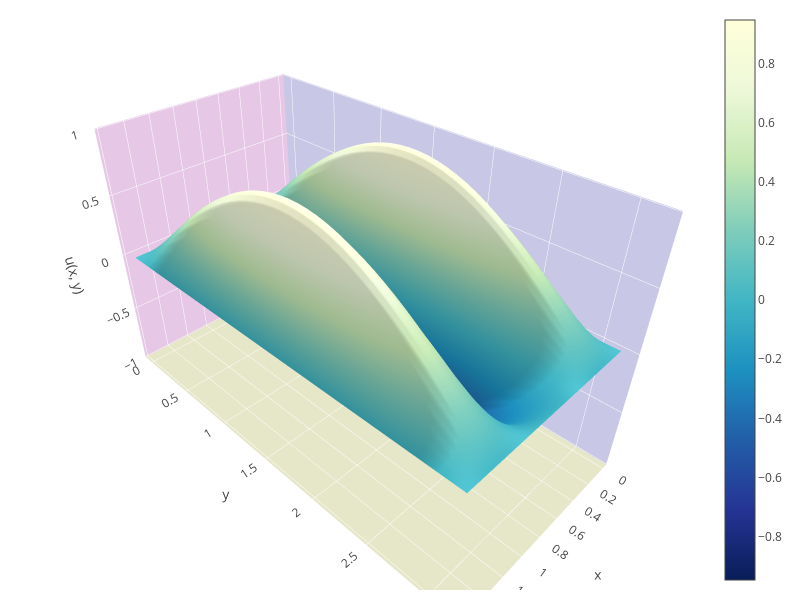

Write notebook code for a chart like this one.
### Markdown cell above
# Аналитическое решение

### Code cell
wreal = np.zeros((N, M))
for m in np.arange(M):
        for n in np.arange(N):
            wreal[n][m] = np.sin(2*hx*n)*np.sin(3*hy*m)*exp(-117*(T0)*tau)
plot_u(Y,X,wreal)

### Figure 1 — Plotly figure (JSON) as saved in the notebook; plotly's stock layout.template omitted (floating-point values rounded to 4 significant figures; data arrays with more than 128 entries replaced by an {"elided": "..."} marker saying what was removed)
{"data": [{"colorscale": "YlGnBu", "type": "surface", "uid": "c252d011-e5d8-499f-bb3a-fdd867651d23", "x": {"elided": "40x40 float values"}, "y": {"elided": "40x40 float values"}, "z": {"elided": "40x40 float values"}}], "layout": {"height": 600, "margin": {"b": 10, "l": 10, "r": 20, "t": 10}, "scene": {"xaxis": {"backgroundcolor": "rgb(200, 200, 230)", "gridcolor": "rgb(255, 255, 255)", "showbackground": true, "title": {"text": "x"}, "zerolinecolor": "rgb(255, 255, 255)"}, "yaxis": {"backgroundcolor": "rgb(230, 200,230)", "gridcolor": "rgb(255, 255, 255)", "showbackground": true, "title": {"text": "y"}, "zerolinecolor": "rgb(255, 255, 255)"}, "zaxis": {"backgroundcolor": "rgb(230, 230,200)", "gridcolor": "rgb(255, 255, 255)", "showbackground": true, "title": {"text": "u(x, y)"}, "zerolinecolor": "rgb(255, 255, 255)"}}, "width": 800}}
